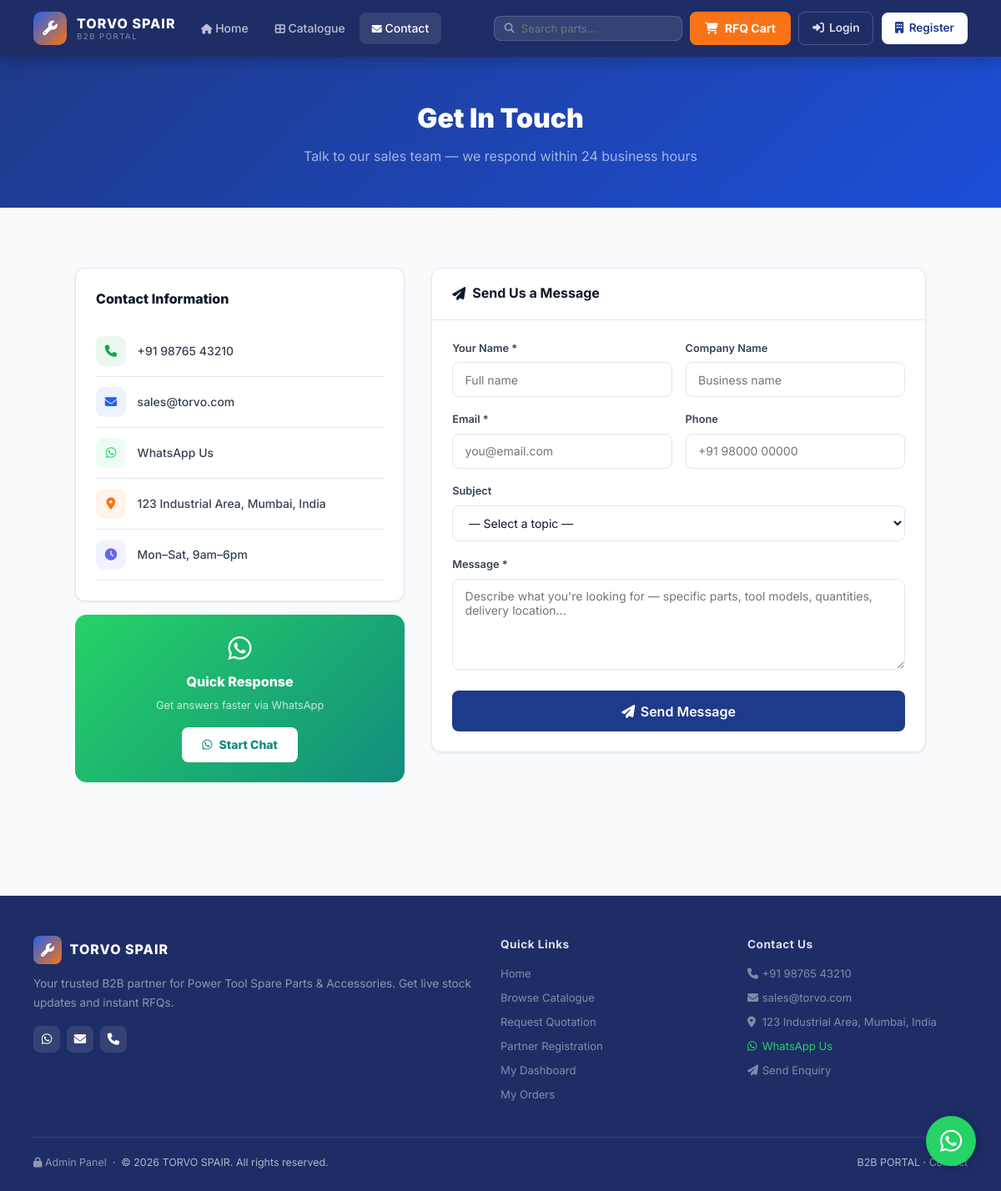
Screenshot of /portal/contact.php with the database file from the repository.
### tables this page shows
CREATE TABLE IF NOT EXISTS settings (
    setting_key VARCHAR(100) PRIMARY KEY,
    setting_value TEXT,
    category ENUM('frontend', 'admin', 'system') DEFAULT 'frontend',
    updated_at TIMESTAMP DEFAULT CURRENT_TIMESTAMP ON UPDATE CURRENT_TIMESTAMP
);

### portal/contact.php (the view, shortened to what the rows shown need)
<?php
require_once __DIR__ . '/config/auth.php';
include __DIR__ . '/includes/header.php';
?>
<div style="background:linear-gradient(135deg,#1e3a8a,#1d4ed8);padding:3rem 1.5rem;text-align:center;">
    <h1 style="font-size:2rem;font-weight:900;color:#fff;margin-bottom:0.5rem;">Get In Touch</h1>
</div>
<?php include __DIR__ . '/includes/footer.php'; ?>

### portal/includes/header.php (shortened to what the rows shown need)
<?php
require_once __DIR__ . '/../config/auth.php';
?>
<!DOCTYPE html>
<html lang="en">
<head>
    <link rel="stylesheet" href="https://cdnjs.cloudflare.com/ajax/libs/font-awesome/6.5.0/css/all.min.css">
    <link rel="stylesheet" href="<?= PORTAL_URL ?>/assets/css/portal.css?v=1.1">
</head>
<body>
<nav class="portal-nav">
    <div class="nav-inner">
        <a href="<?= PORTAL_URL ?>/home.php" class="nav-brand">
            <div class="nav-brand-text">
                <div class="brand-name"><?= getSetting('site_title', 'TORVO SPAIR') ?></div>
                <div class="brand-sub"><?= getSetting('b2b_subtitle', 'B2B Portal') ?></div>
            </div>
        </a>
    </div>
</nav>

### portal/includes/footer.php (shortened to what the rows shown need)
<footer class="portal-footer">
    <div class="footer-inner">
        <div class="footer-grid">
            <div class="footer-about">
                <div style="display:flex;align-items:center;gap:0.6rem;margin-bottom:0.5rem;">
                    <?php $dynLogo = getSetting('logo_image'); if ($dynLogo): ?>
                        <img src="<?= UPLOAD_URL . $dynLogo ?>" alt="Logo" style="height:34px;border-radius:6px;background:#fff;padding:2px;">
                    <?php else: ?>
                        <div style="width:34px;height:34px;background:linear-gradient(135deg,#2563eb,#f97316);border-radius:8px;display:flex;align-items:center;justify-content:center;font-size:1rem;"><i class="fas fa-wrench" style="color:#fff;"></i></div>
                    <?php endif; ?>
                    <span style="font-size:1rem;font-weight:800;color:#fff;letter-spacing:1px;"><?= getSetting('site_title', 'TORVO SPAIR') ?></span>
                </div>
                <p><?= getSetting('hero_subtitle', 'Your trusted B2B partner for Power Tool Spare Parts & Accessories.') ?></p>
                <div style="margin-top:1rem;display:flex;gap:0.5rem;">
                    <a href="https://api.whatsapp.com/send?phone=<?= getSetting('whatsapp_number', '919800000000') ?>" target="_blank" style="width:32px;height:32px;border-radius:8px;background:rgba(255,255,255,0.1);display:flex;align-items:center;justify-content:center;color:#fff;font-size:0.9rem;"><i class="fab fa-whatsapp"></i></a>
                    <a href="mailto:<?= getSetting('contact_email', 'sales@torvo.com') ?>" style="width:32px;height:32px;border-radius:8px;background:rgba(255,255,255,0.1);display:flex;align-items:center;justify-content:center;color:#fff;font-size:0.9rem;"><i class="fas fa-envelope"></i></a>
                    <a href="tel:<?= getSetting('contact_phone', '+91 98000 00000') ?>" style="width:32px;height:32px;border-radius:8px;background:rgba(255,255,255,0.1);display:flex;align-items:center;justify-content:center;color:#fff;font-size:0.9rem;"><i class="fas fa-phone"></i></a>
                </div>
            </div>
            <div class="footer-col">
                <h4>Contact Us</h4>
                <a href="tel:<?= getSetting('contact_phone', '+91 98000 00000') ?>"><i class="fas fa-phone" style="width:14px;"></i> <?= getSetting('contact_phone', '+91 98000 00000') ?></a>
                <a href="mailto:<?= getSetting('contact_email', 'sales@torvo.com') ?>"><i class="fas fa-envelope" style="width:14px;"></i> <?= getSetting('contact_email', 'sales@torvo.com') ?></a>
                <a href="#"><i class="fas fa-map-marker-alt" style="width:14px;"></i> <?= getSetting('contact_address', 'Mumbai, Maharashtra') ?></a>
                <a href="https://api.whatsapp.com/send?phone=<?= getSetting('whatsapp_number', '919800000000') ?>" target="_blank" style="color:#25d366;margin-top:0.25rem;"><i class="fab fa-whatsapp" style="width:14px;"></i> WhatsApp Us</a>
                <a href="<?= PORTAL_URL ?>/contact.php"><i class="fas fa-paper-plane" style="width:14px;"></i> Send Enquiry</a>
            </div>
        </div>
        <div class="footer-bottom">
            <span><a href="../admin.php" style="color:rgba(255,255,255,0.5);text-decoration:none;" target="_blank"><i class="fas fa-lock" style="font-size:0.75rem;"></i> Admin Panel</a> &nbsp;&middot;&nbsp; © <?= date('Y') ?> <?= getSetting('site_title', 'TORVO SPAIR') ?>. All rights reserved.</span>
            <span><?= getSetting('b2b_subtitle', 'B2B PORTAL') ?> · <a href="<?= PORTAL_URL ?>/contact.php" style="color:rgba(255,255,255,0.5);">Contact</a></span>
        </div>
    </div>
</footer>
</body>
</html>

### rows the page displays
settings: setting_value "TORVO SPAIR"
settings: setting_value "B2B PORTAL"
settings: setting_value "Your trusted B2B partner for Power Tool Spare Parts & Accessories. Get live stock updates and instant RFQs."
settings: setting_value "+91 98765 43210"
settings: setting_value "sales@torvo.com"
settings: setting_value "123 Industrial Area, Mumbai, India"

### other values shown
$text "+91 98765 43210"
$text "sales@torvo.com"
$text "WhatsApp Us"
$text "123 Industrial Area, Mumbai, India"
$text "Mon–Sat, 9am–6pm"
